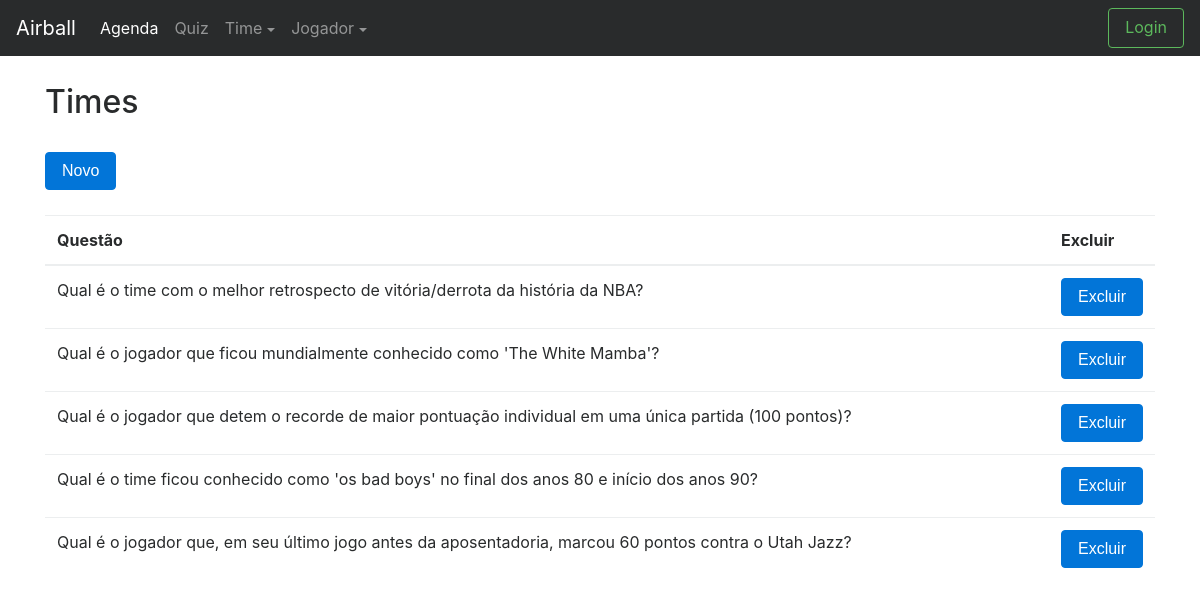
Page /cadastro/quiz/lista on the committed database.
### app/models.py (models this page shows)
class Question(models.Model):
    id = models.AutoField(primary_key=True)
    question = models.TextField()
    answer_1 = models.CharField(max_length=250)
    answer_2 = models.CharField(max_length=250)
    answer_3 = models.CharField(max_length=250)
    answer_4 = models.CharField(max_length=250)
    answer_5 = models.CharField(max_length=250)
    correct_answer = models.IntegerField()

### app/views.py (the view)
class QuestionListView(ListView):
    context_object_name = 'questions'
    template_name = 'airball/cadastre/question/question_list.html'
    model = models.Question

### templates/airball/cadastre/question/question_list.html (shortened to what this page needs)
{% extends "airball/template-main.html" %}
{% load staticfiles %}
{% block container %}
  <h2>Times</h2>
  <button type="button" class="btn btn-primary" style="margin-top:25px;margin-bottom:25px;" data-toggle="modal" data-target="#exampleModal" onclick="document.location = 'criar/'">Novo</button>
  <table class="table table-hover">
    <thead>
      <tr>
        <th>Questão</th>
        <th>Excluir</th>
      </tr>
    </thead>
    <tbody>
      {% for question in questions %}
        <tr class='clickable-row' onclick="document.location = 'atualizar/{{question.id}}';">
          <td>{{question.question}}</td>
          <td width="100px">
            <button type="button" class="btn btn-primary" data-toggle="modal" data-target="#myModal" onclick="event.stopPropagation();deleteItem({{question.id}});">
              Excluir
            </button>
          </td>
        </tr>
      {% endfor %}
    </tbody>
  </table>
{% endblock %}

### rows in the picture
Question: question "Qual é o time com o melhor retrospecto de vitória/derrota da história da NBA?"
Question: question "Qual é o jogador que ficou mundialmente conhecido como 'The White Mamba'?"
Question: question "Qual é o jogador que detem o recorde de maior pontuação individual em uma única partida (100 pontos)?"
Question: question "Qual é o time ficou conhecido como 'os bad boys' no final dos anos 80 e início dos anos 90?"
Question: question "Qual é o jogador que, em seu último jogo antes da aposentadoria, marcou 60 pontos contra o Utah Jazz?"
